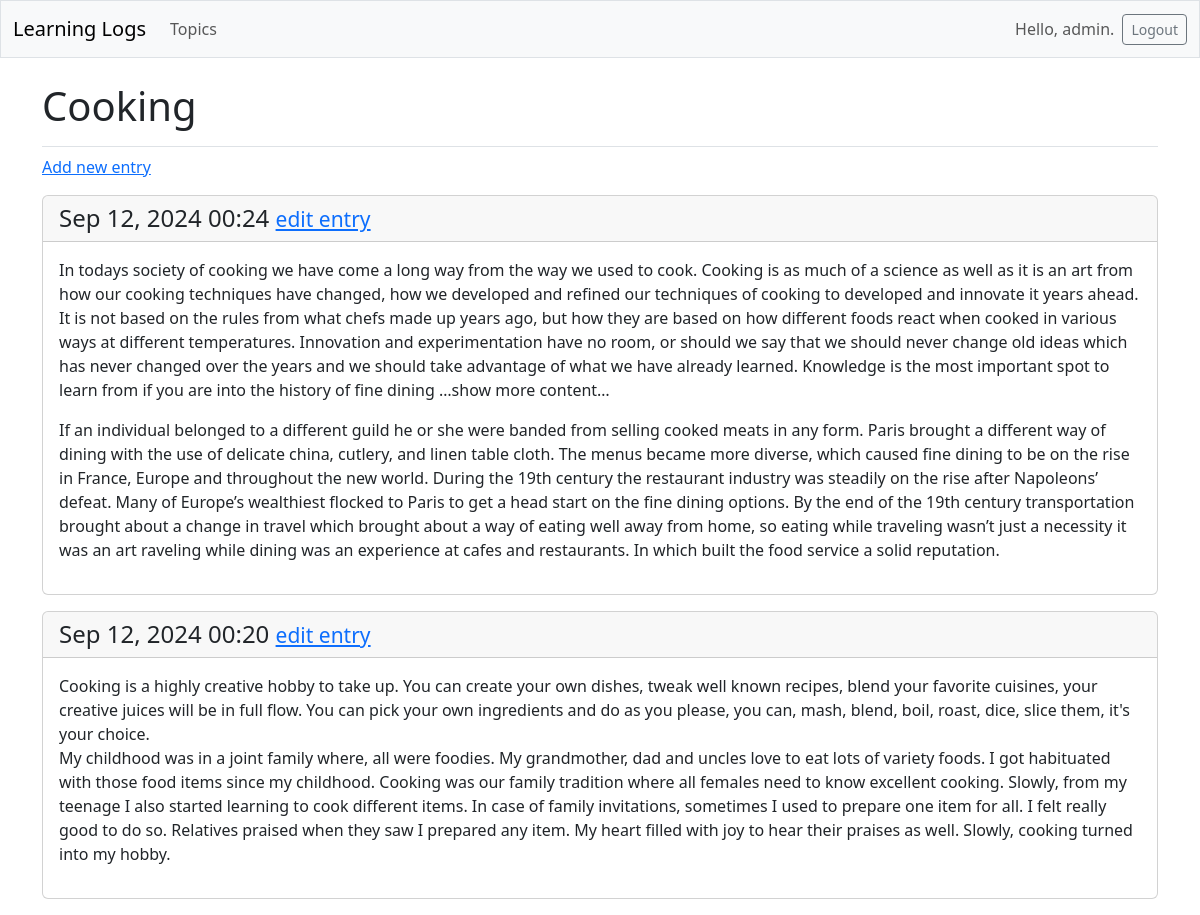
The page /topics/1/ (signed in) on the database its author committed.
### learning_logs/models.py (models this page shows, shortened)
class Topic(models.Model):
    text = models.CharField(max_length=200)
    date_added = models.DateTimeField(auto_now_add=True)
    owner = models.ForeignKey(User, on_delete = models.CASCADE)

class Entry(models.Model):
    topic = models.ForeignKey(Topic, on_delete= models.CASCADE)
    text = models.TextField()
    date_added = models.DateTimeField(auto_now_add=True)
    class Meta:
        verbose_name_plural = 'entries'

### learning_logs/views.py (the view)
# urls.py: path('topics/<int:topic_id>/', views.topic, name = 'topic'),
@login_required
def topic(request, topic_id):
    topic = Topic.objects.get(id = topic_id)
    check_topic_owner(topic, request)
    entries = topic.entry_set.order_by('-date_added')
    context = { 'topic' : topic, 'entries' : entries }
    return render(request, 'learning_logs/topic.html', context)

### learning_logs/views.py (called while the page is built)
def check_topic_owner(topic, request):
    if topic.owner != request.user:
        raise Http404

### learning_logs/templates/learning_logs/topic.html
{% extends 'learning_logs/base.html' %}
{% block page_header %}
    <h1>{{ topic.text }}</h1>
{% endblock page_header %}
{% block content %}
    <p>
        <a href="{% url 'learning_logs:new_entry' topic.id %}">Add new entry</a>
    </p>
    {% for entry in entries %}
        <div class="card mb-3">
            <h4 class="card-header">
                {{entry.date_added|date:'M d, Y H:i'}}
                <small>
                    <a href="{% url 'learning_logs:edit_entry' entry.id %}">
                        edit entry
                    </a>
                </small>
            </h4>
            <div class="card-body">{{ entry.text| linebreaks }}</div>
        </div>
        {% empty %}
            <p>No entries added in this topic yet</p>
        {% endfor %}
{% endblock content %}

### learning_logs/templates/learning_logs/base.html (shortened to what this page needs)
<!doctype html>
<html lang="en">
    <head>
        {% load django_bootstrap5 %}
        {% bootstrap_css %}
    </head>
    <body>
        <nav class="navbar navbar-expand-md navbar-light bg-light mb-4 border">
            <div class="container-fluid">
                <a class="navbar-brand" href="{% url 'learning_logs:index' %}">
                    Learning Logs
                </a>
                <div class="collapse navbar-collapse" id="navbarCollapse">
                    <ul class="navbar-nav me-auto mb-2 mb-md-0">
                        <li class="nav-item">
                            <a class="nav-link" href="{% url 'learning_logs:topics' %}">
                                Topics
                            </a>
                        </li>
                    </ul>
                    <ul class="navbar-nav ms-auto mb-2 mb-md-0">
                        {% if user.is_authenticated %}
                            <li class="nav-item">
                                <span class="navbar-text me-2">
                                    Hello,  {{ user.username }}.
                                </span>
                            </li>
                        {% endif %}
                    </ul>
                    {% if user.is_authenticated %}
                        <form action="{% url 'accounts:logout' %}" method='post'>
                            <button name='submit' class='btn btn-outline-secondary btn-sm'>
                                Logout
                            </button>
                        </form>
                    {% endif %}
                </div>
            </div>
        </nav>
        <main class="container">
            <div class="pb-2 mb-2 border-bottom">
                {% block page_header %}{% endblock page_header %}
            </div>
            <div>
                {% block content %}{% endblock content %}
            </div>
        </main>
    </body>
</html>

### rows shown on the page
Topic: text "Cooking"
Entry: date_added "Sep 12, 2024 00:24", text "In todays society of cooking we have come a long way from the way we used to cook. Cooking is as much of a science as well as it is an art from how our cooking techniques have changed, how we developed and refined our techniques of cooking to developed and innovate it years ahead. It is not based on the rules from what chefs made up years ago, but how they are based on how different foods react when cooked in various ways at different temperatures. Innovation and experimentation have no room, or should we say that we should never change old ideas which has never changed over the years and we should take advantage of what we have already learned. Knowledge is the most important spot to learn…"
Entry: date_added "Sep 12, 2024 00:20", text "Cooking is a highly creative hobby to take up. You can create your own dishes, tweak well known recipes, blend your favorite cuisines, your creative juices will be in full flow. You can pick your own ingredients and do as you please, you can, mash, blend, boil, roast, dice, slice them, it's your choice. My childhood was in a joint family where, all were foodies. My grandmother, dad and uncles love to eat lots of variety foods. I got habituated with those food items since my childhood. Cooking was our family tradition where all females need to know excellent cooking. Slowly, from my teenage I also started learning to cook different items. In case of family invitations, sometimes I used to…"

### other values the page prints
{{ user.username }} "admin"
